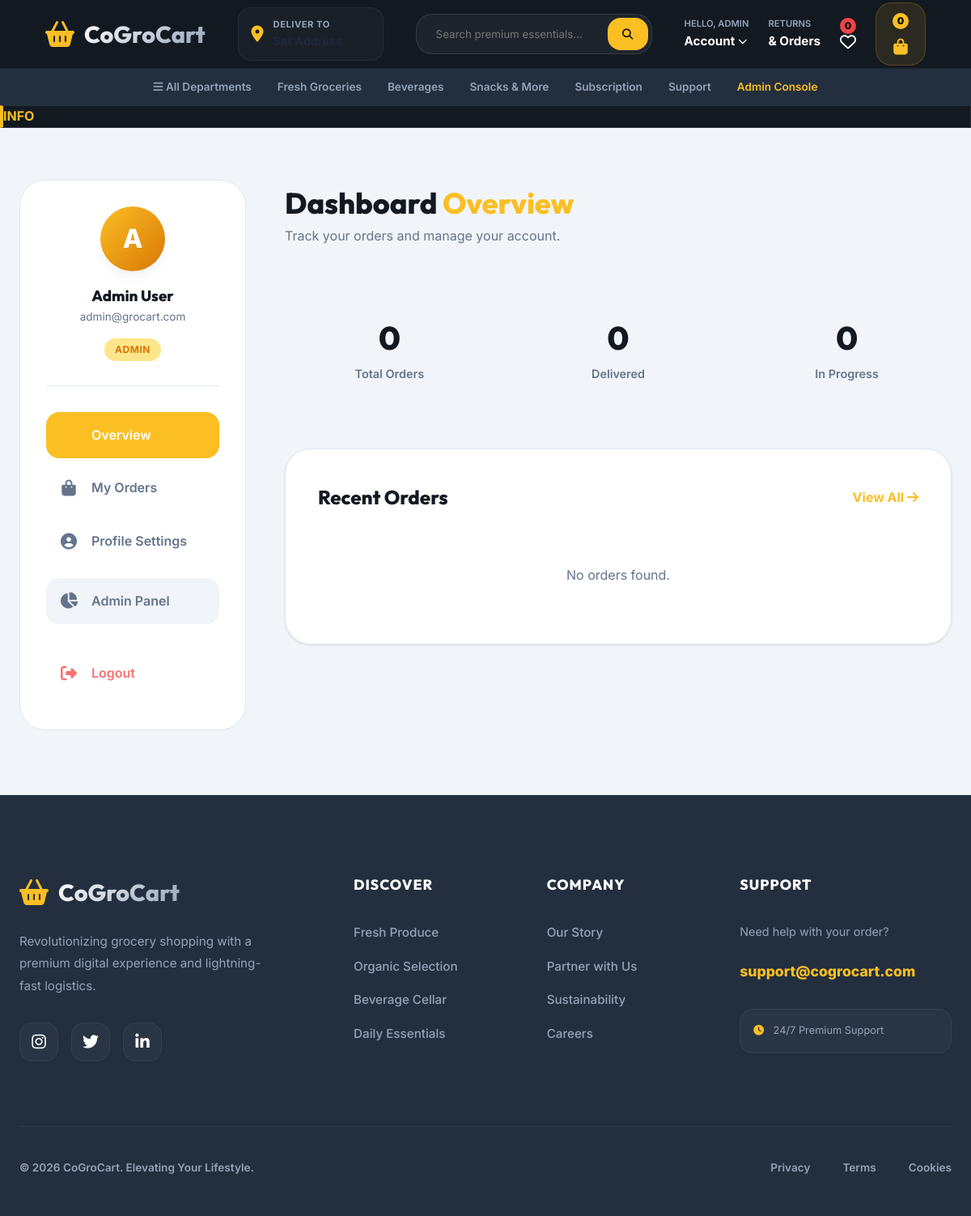
/customer/dashboard.php (signed in), run on the app's committed database.
### tables this page shows
CREATE TABLE `users` (
  `id` int(11) NOT NULL,
  `name` varchar(100) NOT NULL,
  `email` varchar(100) NOT NULL,
  `phone` varchar(15) NOT NULL,
  `password` varchar(255) NOT NULL,
  `role` enum('customer','admin','delivery') NOT NULL DEFAULT 'customer',
  `status` enum('active','inactive') NOT NULL DEFAULT 'active',
  `address` text DEFAULT NULL,
  `city` varchar(50) DEFAULT NULL,
  `postal_code` varchar(10) DEFAULT NULL,
  `created_at` timestamp NOT NULL DEFAULT current_timestamp(),
  `updated_at` timestamp NOT NULL DEFAULT current_timestamp() ON UPDATE current_timestamp()
);

### config/functions.php (called while the page is built, shortened)
<?php
function sanitize($data) {
    $data = trim($data);
    $data = stripslashes($data);
    $data = htmlspecialchars($data);
    return $data;
}
function fetchOne($stmt) {
    $result = $stmt->get_result();
    return $result->num_rows > 0 ? $result->fetch_assoc() : null;
}
function getUser($conn, $id) {
    $stmt = $conn->prepare("SELECT id, name, email, phone, role, status, address, city, postal_code FROM users WHERE id = ?");
    $stmt->bind_param("i", $id);
    $stmt->execute();
    return fetchOne($stmt);
}
function isAdmin() {
    return isset($_SESSION['user_role']) && $_SESSION['user_role'] === 'admin';
}
?>

### customer/dashboard.php (the view, shortened to what this page needs)
<?php
include_once $_SERVER['DOCUMENT_ROOT'] . '/CoGroCart/includes/header.php';
$user_id = $_SESSION['user_id'];
$user = getUser($conn, $user_id);
$stmt = $conn->prepare("SELECT * FROM orders WHERE user_id = ? ORDER BY created_at DESC");
$stmt->bind_param("i", $user_id);
$stmt->execute();
$orders = $stmt->get_result()->fetch_all(MYSQLI_ASSOC);
$tab = sanitize($_GET['tab'] ?? 'overview');
?>
<div class="container">
    <div class="dash-layout">
        <aside class="dash-sidebar">
            <div style="text-align: center; margin-bottom: 2rem; padding-bottom: 2rem; border-bottom: 1px solid var(--border);">
                <div style="width: 80px; height: 80px; background: linear-gradient(135deg, var(--primary) 0%, var(--primary-dark) 100%); color: white; border-radius: 50%; display: flex; align-items: center; justify-content: center; font-size: 2rem; font-weight: 800; margin: 0 auto 1rem; box-shadow: var(--shadow-md);">
                    <?php echo strtoupper(substr($user['name'], 0, 1)); ?>
                </div>
                <h3 style="font-family: 'Outfit', sans-serif;"><?php echo htmlspecialchars($user['name']); ?></h3>
                <p style="font-size: 0.85rem; color: var(--text-muted);"><?php echo htmlspecialchars($user['email']); ?></p>
                <div style="margin-top: 1rem;"><span class="badge" style="background: var(--primary-light); color: var(--primary-dark);"><?php echo strtoupper($user['role']); ?></span></div>
            </div>
            <nav class="dash-menu">
                <a href="?tab=overview" class="dash-link <?php echo $tab == 'overview' ? 'active' : ''; ?>"><i class="fas fa-grid-2"></i> Overview</a>
                <a href="?tab=orders" class="dash-link <?php echo $tab == 'orders' ? 'active' : ''; ?>"><i class="fas fa-shopping-bag"></i> My Orders</a>
                <a href="?tab=profile" class="dash-link <?php echo $tab == 'profile' ? 'active' : ''; ?>"><i class="fas fa-user-circle"></i> Profile Settings</a>
                <?php if(isAdmin()): ?>
                <a href="<?php echo BASE_URL; ?>admin/index.php" class="dash-link" style="background: #f1f5f9; margin-top: 1rem;"><i class="fas fa-chart-pie"></i> Admin Panel</a>
                <?php endif; ?>
                <a href="logout.php" class="dash-link" style="color: #f87171; margin-top: 2rem;"><i class="fas fa-sign-out-alt"></i> Logout</a>
            </nav>
        </aside>
        <main>
            <?php if($tab == 'overview'): ?>
                <div style="margin-bottom: 3rem;">
                    <h1 style="font-size: 2.25rem;">Dashboard <span style="color: var(--primary);">Overview</span></h1>
                    <p style="color: var(--text-muted);">Track your orders and manage your account.</p>
                </div>
                <div style="display: grid; grid-template-columns: repeat(3, 1fr); gap: 1.5rem; margin-bottom: 3rem;">
                    <div class="stat-box">
                        <span class="stat-val"><?php echo count($orders); ?></span>
                        <span class="stat-lab">Total Orders</span>
                    </div>
                    <div class="stat-box">
                        <span class="stat-val"><?php echo count(array_filter($orders, fn($o) => $o['status'] == 'delivered')); ?></span>
                        <span class="stat-lab">Delivered</span>
                    </div>
                    <div class="stat-box">
                        <span class="stat-val"><?php echo count(array_filter($orders, fn($o) => $o['status'] == 'pending')); ?></span>
                        <span class="stat-lab">In Progress</span>
                    </div>
                </div>
                <div class="dash-card">
                    <div style="display: flex; justify-content: space-between; align-items: center; margin-bottom: 2rem;">
                        <h2 style="font-family: 'Outfit';">Recent Orders</h2>
                        <a href="?tab=orders" style="color: var(--primary); font-weight: 700; text-decoration: none;">View All <i class="fas fa-arrow-right"></i></a>
                    </div>
                    <?php if(empty($orders)): ?>
                        <p style="text-align: center; color: var(--text-muted); padding: 2rem;">No orders found.</p>
                    <?php endif; ?>
                </div>
            <?php endif; ?>
        </main>
    </div>
</div>
<?php include_once $_SERVER['DOCUMENT_ROOT'] . '/CoGroCart/includes/footer.php'; ?>

### assets/css/style.css (style rules this page uses)
:root { --primary: #fbbf24; --primary-light: #fde68a; --primary-dark: #d97706; --secondary: #131921; --secondary-light: #232f3e; --secondary-deep: #131921; --accent: #fbbf24; --bg: #f1f5f9; --card-bg: #ffffff; --text-main: #1e293b; --text-muted: #64748b; --border: #e2e8f0; --white: #ffffff; --success: #10b981; --danger: #ef4444; --warning: #f59e0b; --info: #3b82f6; --shadow-sm: 0 1px 3px 0 rgba(0, 0, 0, 0.1); --shadow-md: 0 10px 15px -3px rgba(0, 0, 0, 0.05), 0 4px 6px -2px rgba(0, 0, 0, 0.02); --shadow-lg: 0 25px 50px -12px rgba(0, 0, 0, 0.08); --transition: all 0.4s cubic-bezier(0.4, 0, 0.2, 1); --radius-sm: 8px; --radius-md: 12px; --radius-lg: 24px; --radius-xl: 32px; }
* { margin: 0; padding: 0; box-sizing: border-box; -webkit-tap-highlight-color: transparent; }
body { font-family: 'Inter', sans-serif; background-color: var(--bg); color: var(--text-main); line-height: 1.6; overflow-x: hidden; }
.container { max-width: 1300px; margin: 0 auto; padding: 0 2rem; }
h1, h2, h3, h4 { font-family: 'Outfit', sans-serif; color: var(--secondary); font-weight: 800; }
.badge { padding: 0.4rem 0.8rem; border-radius: 2rem; font-size: 0.7rem; font-weight: 800; text-transform: uppercase; letter-spacing: 0.5px; }
@media (max-width: 1200px) { .container { padding: 0 1.5rem; } }

### includes/header.php (style rules this page uses)
:root { --navbar-bg: #131921; --navbar-height: 85px; --accent: #fbbf24; --nav-text: #94a3b8; }

### customer/dashboard.php (style rules this page uses)
.dash-layout { display: grid; grid-template-columns: 280px 1fr; gap: 3rem; margin: 4rem 0; }
.dash-sidebar { background: white; border-radius: 2rem; padding: 2rem; border: 1px solid var(--border); height: fit-content; position: sticky; top: 100px; }
.dash-menu { list-style: none; }
.dash-link { display: flex; align-items: center; gap: 1rem; padding: 1rem; border-radius: 1rem; text-decoration: none; color: var(--text-muted); transition: var(--transition); font-weight: 600; margin-bottom: 0.5rem; }
.dash-link i { font-size: 1.25rem; width: 24px; text-align: center; }
.dash-link:hover, .dash-link.active { background: var(--primary-light); color: var(--primary-dark); }
.dash-link.active { background: var(--primary); color: white; }
.dash-card { background: white; border-radius: 2rem; padding: 2.5rem; border: 1px solid var(--border); box-shadow: var(--shadow-sm); margin-bottom: 2rem; }
.stat-box { background: var(--bg); padding: 2rem; border-radius: 1.5rem; text-align: center; transition: var(--transition); }
.stat-val { font-family: 'Outfit', sans-serif; font-size: 2.5rem; font-weight: 800; color: var(--secondary); display: block; }
.stat-lab { color: var(--text-muted); font-weight: 600; font-size: 0.9rem; }
.badge { padding: 0.4rem 0.8rem; border-radius: 2rem; font-size: 0.75rem; font-weight: 700; text-transform: uppercase; }

### data on the page
users: name "A", name "Admin User", email "admin@grocart.com", role "ADMIN"

### other printed values
explode(' ', $_SESSION['user_name'] ?? 'Guest')[0] "ADMIN"
getWishlistCount($conn, $_SESSION['user_id']) "0"
getCartCount($conn, $_SESSION['user_id']) "0"
$flash['type'] "INFO"
count($orders) "0"
count(array_filter($orders, fn($o) => $o['status'] == 'delivered')) "0"
count(array_filter($orders, fn($o) => $o['status'] == 'pending')) "0"
